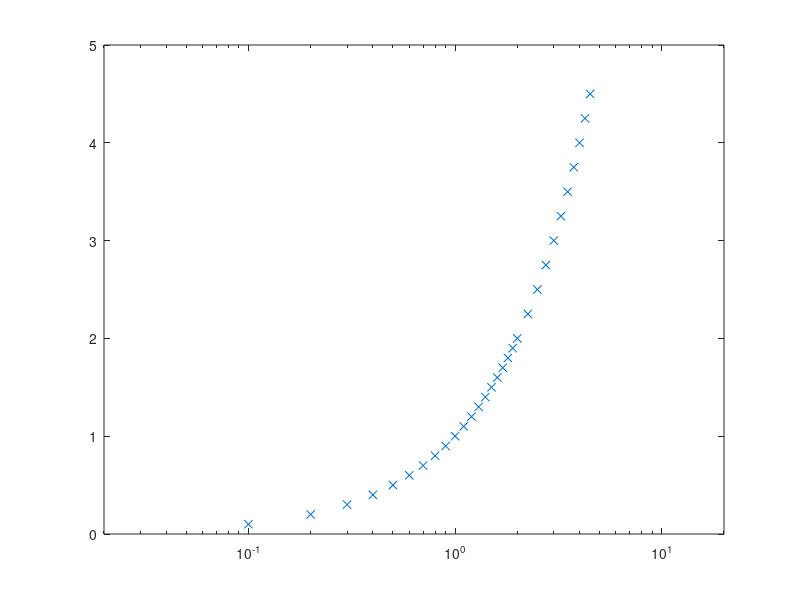
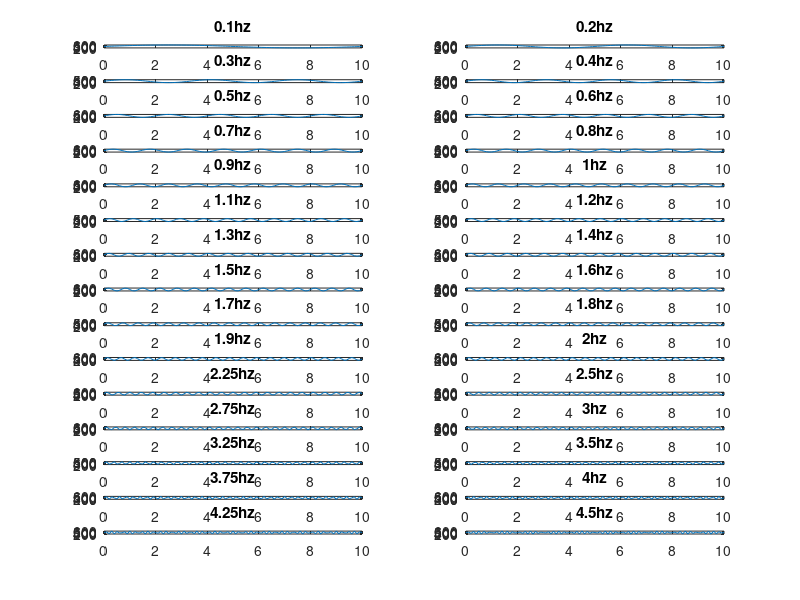

These figures' MATLAB source, in order: (Note: this script raises an error after producing the figures.)
clear 
close all
clc
format longEng
set(0, 'DefaulttextInterpreter','none')


% constants
SIN_MEAN = 400;
SIN_AMPLITUDE = 200;
SIN_FREQUENCY = [0.1 0.2 0.3 0.4 0.5 0.6 0.7 0.8 0.9 1,...
    1.1 1.2 1.3 1.4 1.5 1.6 1.7 1.8 1.9 2,...
    2.25 2.5 2.75 3 3.25 3.5 3.75 4 4.25 4.5];
SIN_DURATION = 10.05; 
PUMP_SN = 863;
SAMPLE_PERIOD = 0.1;
CHANNEL_TO_TEST = [1 2 3 4];

semilogx(SIN_FREQUENCY,SIN_FREQUENCY,'x')
xlim([0.02 20])

%% sinusoidal command 
figure
for f = 1:length(SIN_FREQUENCY)
    signal(f).time = 0:SAMPLE_PERIOD:SIN_DURATION;
    signal(f).value =...
        SIN_AMPLITUDE * sin(2*pi()*SIN_FREQUENCY(f)*signal(f).time) + SIN_MEAN;

    signal(f).frequency = SIN_FREQUENCY(f);
    signal(f).duration = max(signal(f).time);
    signal(f).max = max(signal(f).value);
    signal(f).min = min(signal(f).value);
    signal(f).mean = SIN_MEAN;
    
    subplot(length(SIN_FREQUENCY)/2,2,f)    
    plot(signal(f).time,signal(f).value);
    title([num2str(SIN_FREQUENCY(f)) 'hz']);
    hold on
end
clear f



%% test 

data = [];
for f = 1:length(SIN_FREQUENCY)
    display(['testing at ' num2str(SIN_FREQUENCY(f)) ' hz'])
    raw = fluigent_run_test(signal(f),CHANNEL_TO_TEST,PUMP_SN,SAMPLE_PERIOD);
    data = [data; raw];
    save('freq_domain_data.mat','data')
end
clear raw f
save('freq_domain_data.mat','signal','-append')

%% plot data

for f = 1:length(SIN_FREQUENCY)
    figure;
    for c = 1:length(CHANNEL_TO_TEST)
        subplot(4,1,c)
        hold on
        grid minor
    %     axis([0,2,0,1000])
        plot(data(f,c).in_time, data(f,c).in_value, '-r.')
        plot(data(f,c).out_time, data(f,c).out_value, 'b.')
        title(['Channel ' num2str(c) ' at ' num2str(SIN_FREQUENCY(f)) ' hz'])
        xlabel('time[s]')
        ylabel('pressure[mbar]')
    end
end
clear f c



